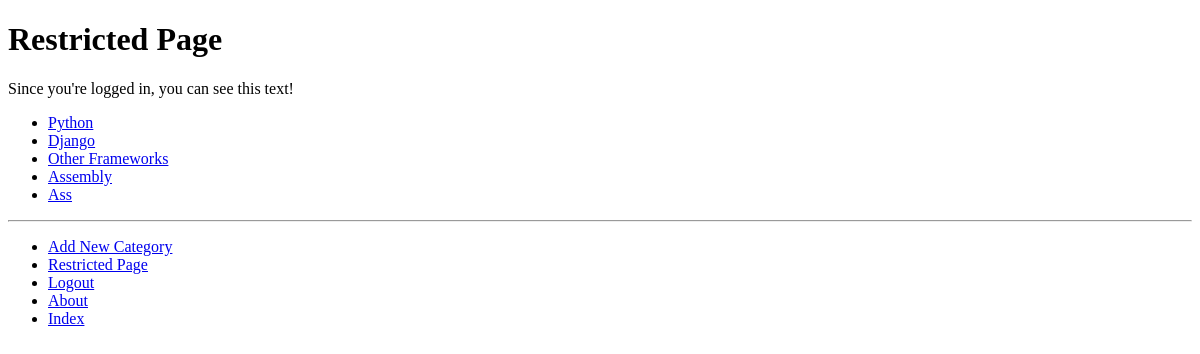
Page /rango/restricted/ (signed in) on the earlier database version.
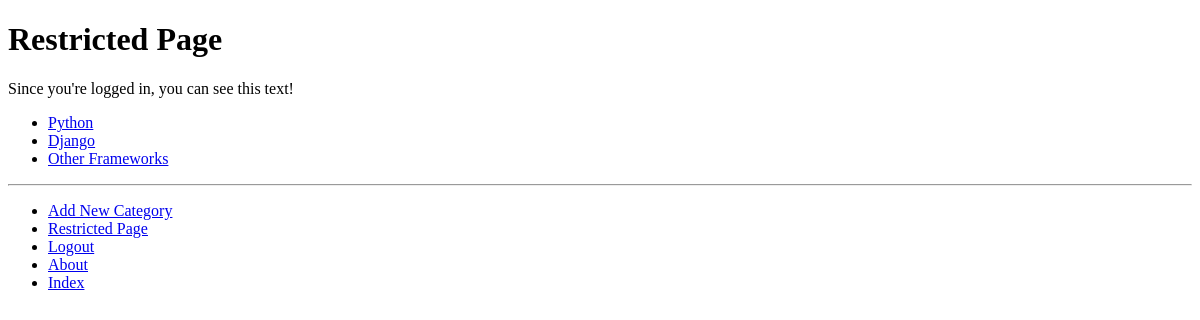
Same page on the later database version.
### rango/models.py (models this page shows, shortened)
class Category(models.Model):
    NAME_MAX_LENGHT = 128
    name = models.CharField(max_length=NAME_MAX_LENGHT, unique=True)
    views = models.IntegerField(default=0)
    likes = models.IntegerField(default=0)
    slug = models.SlugField(unique=True)
    class Meta:
        verbose_name_plural = 'Categories'

### rango/views.py (the view)
# urls.py: path('restricted/', views.restricted, name='restricted'),
@login_required
def restricted(request):
    return render(request, 'rango/restricted.html')

### rango/templatetags/rango_template_tags.py (called while the page is built)
@register.inclusion_tag('rango/categories.html')
def get_category_list(current_category=None):
    return {'categories': Category.objects.all(),
            'current_category': current_category}

### templates/rango/restricted.html (shortened to what this page needs)
{% extends 'rango/base.html' %}
{% load static %}
{% block body_block %}
    <h1>Restricted Page</h1>
    <div>
        Since you're logged in, you can see this text!
    </div>
{% endblock %}

### templates/rango/categories.html
<ul>
    {% if categories %}
        {% for c in categories %}
            {% if c == current_category %}
            <li><strong><a href="{% url 'rango:show_category' c.slug %}">{{ c.name}}</a></strong></li>
            {% else %}
            <li><a href="{% url 'rango:show_category' c.slug %}">{{ c.name}}</a></li>
            {% endif %}
        {% endfor %}
    {% else %}
        <li><strong>There are no categories present.</strong></li>
    {% endif %}
</ul>

Differences in the rows shown:
removed Category: name "Assembly"
removed Category: name "Ass"
